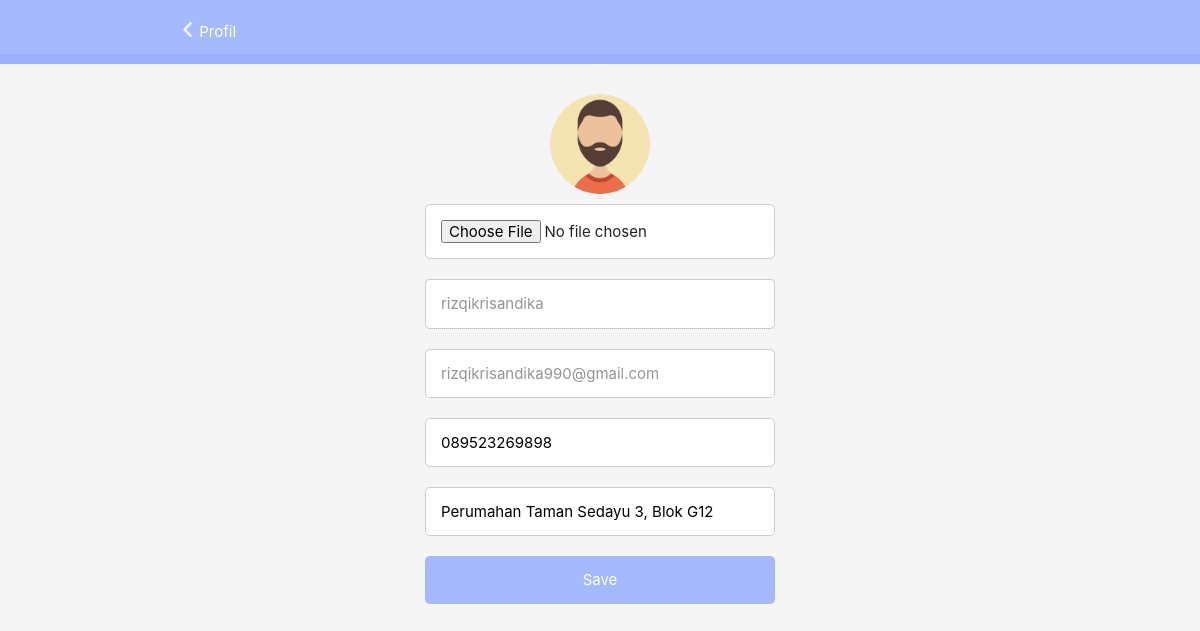
The page /index.php?p=profil (signed in) on the database its author committed.
### tables this page shows
CREATE TABLE `pelanggan` (
  `id_pelanggan` int(11) NOT NULL,
  `nama` varchar(255) NOT NULL,
  `email` varchar(255) NOT NULL,
  `password` varchar(255) NOT NULL,
  `nohp` varchar(12) NOT NULL,
  `alamat` varchar(100) DEFAULT NULL,
  `gambar` varchar(255) DEFAULT NULL,
  `tanggal_daftar` datetime NOT NULL DEFAULT current_timestamp()
);

### user/profil.php (the view, shortened to what this page needs)
<html lang="en">
<head>
	<link type="text/css" href="assets/css/materialize.min.css" rel="stylesheet">
	<link type="text/css" href="assets/css/styles.css" rel="stylesheet">
	<link type="text/css" href="assets/css/pwafirecard.css" rel="stylesheet">
</head>
<body class="grey lighten-4">
	<nav class="z-depth-0">
		<div class="nav-wrapper container">
			<span><a href="index.php"><img style="height:15px" src="assets/img/icon/back.png"
						alt="recipe thumb"></a></span>
			<span align="center">Profil</span>
		</div>
	</nav>
	<?php
						require "config/koneksi.php";
  							$db = mysqli_query($koneksi,"SELECT * FROM pelanggan where email='".$_SESSION['user_name']."'");
							$data = mysqli_fetch_assoc($db);
					?>
	<div class="parent-pwafire">
		<div class="profil">
			<?php if ($data["gambar"]!=null) {?>
			<img style="border-radius:50%; width:100px; height:100px;margin: 30px 0px 0px 0px;"
				src="assets/img/profil/<?php echo $data['gambar']; ?>" alt="recipe thumb">
			<?php }else{ ?>
			<img style="border-radius:50%; width:100px; height:100px;margin: 30px 0px 0px 0px;" src="assets/img/profil/man.png"
				alt="recipe thumb"> <?php } ?>
		</div>
	</div>
	<div class="main-div" align="center">
		<form action="index.php?p=profil_update" method="post" enctype="multipart/form-data">
			<input name="gambar" value="<?php echo $data['gambar']?>" type="file" class="validate">
			<input name="nama" value="<?php echo $data['nama']?>" type="text" class="validate" disabled>
			<input name="email" value="<?php echo $data['email']?>" type="email" class="validate" disabled>
			<input name="nohp" value="<?php echo $data['nohp']?>" type="text" class="validate">
			<input name="alamat" value="<?php echo $data['alamat']?>" type="text" class="validate">
			<button>Save</button>
		</form>
	</div>
</body>
</html>

### assets/css/styles.css (style rules this page uses)
:root { --primary: #98b0ffd9; --secondary: #98b0ff; --title: #1a4bea; }
nav { background: var(--primary); border-bottom: 10px solid var(--secondary); }
nav a { text-transform: uppercase; color: var(--title); }
.main-div { margin: 0px auto; margin-top: 10px; padding: 0px; }
.main-div input { display: block; border: 1px solid #ccc; border-radius: 5px; background: #fff; padding: 15px; outline: none; width: 350px; margin-bottom: 20px; }
.main-div button { background: var(--primary); color: #fff; border: 0px; border-radius: 5px; padding: 15px; display: block; width: 350px; }

### assets/css/pwafirecard.css (style rules this page uses)
.parent-pwafire { display: flex; justify-content: center; align-items: center; align-self: center; }
.profil img { width: 200px; height: 200px; max-width: 250px; max-height: 250px; margin: 30px 0px 0px 270px }

### rows shown on the page
pelanggan: nama "rizqikrisandika", email "rizqikrisandika990@gmail.com", nohp "089523269898", alamat "Perumahan Taman Sedayu 3, Blok G12"
